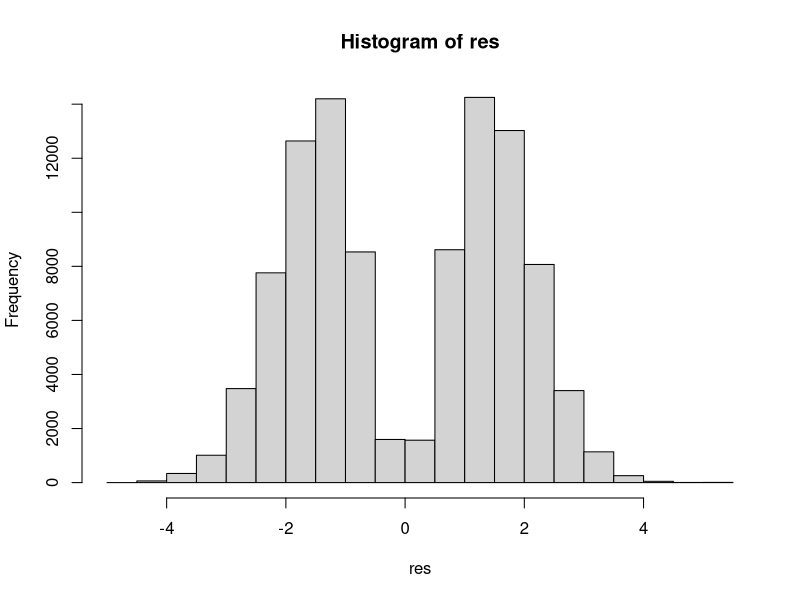
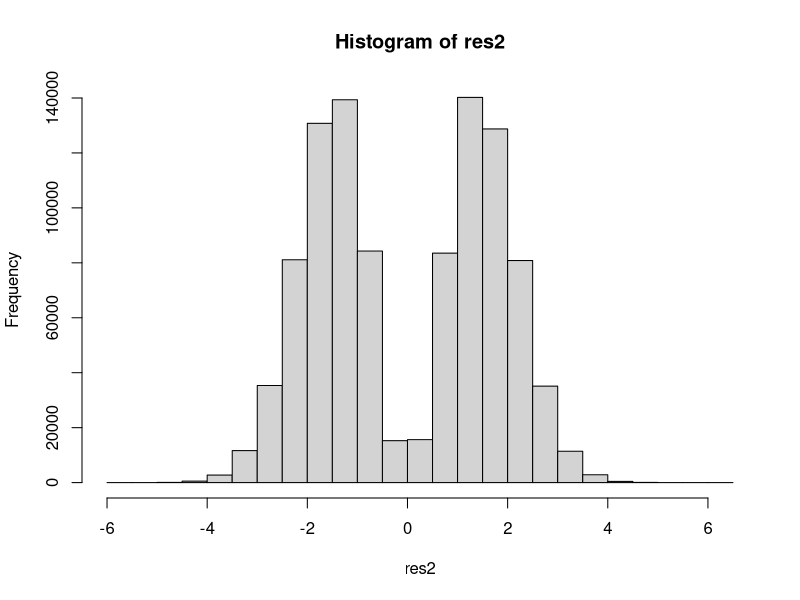
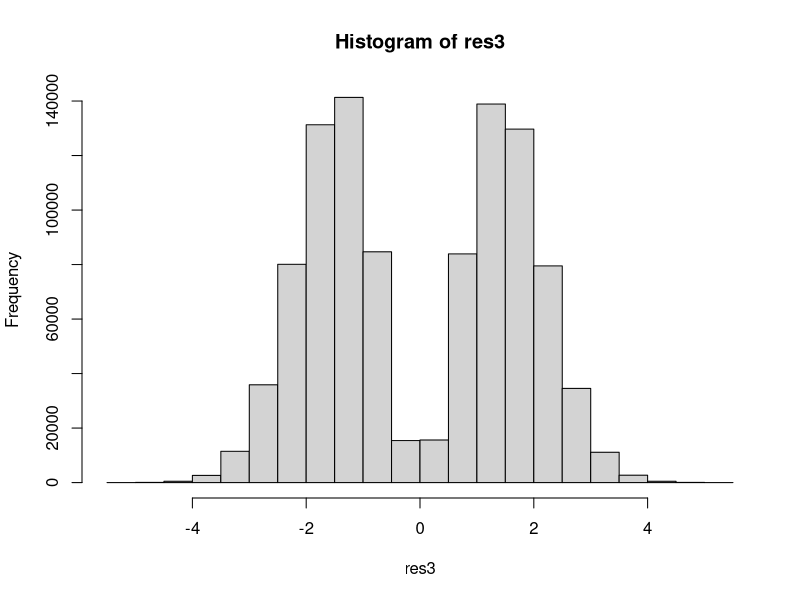
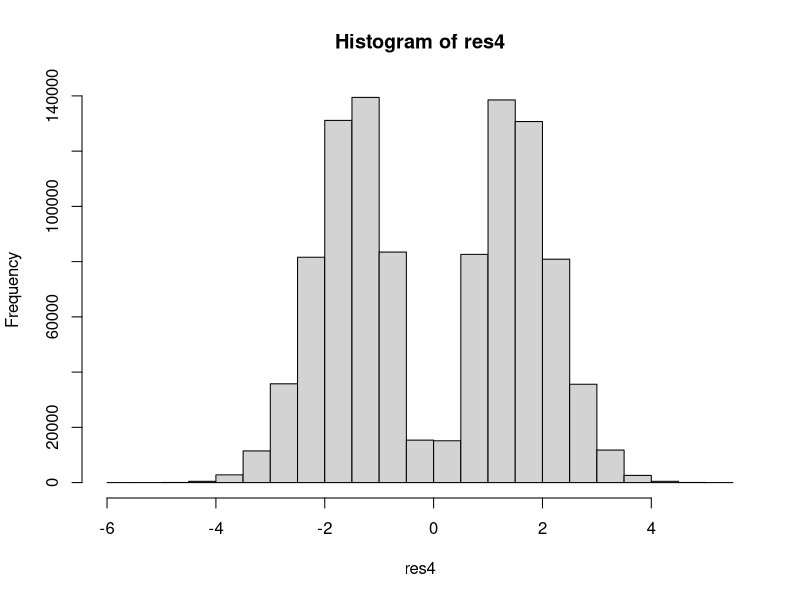
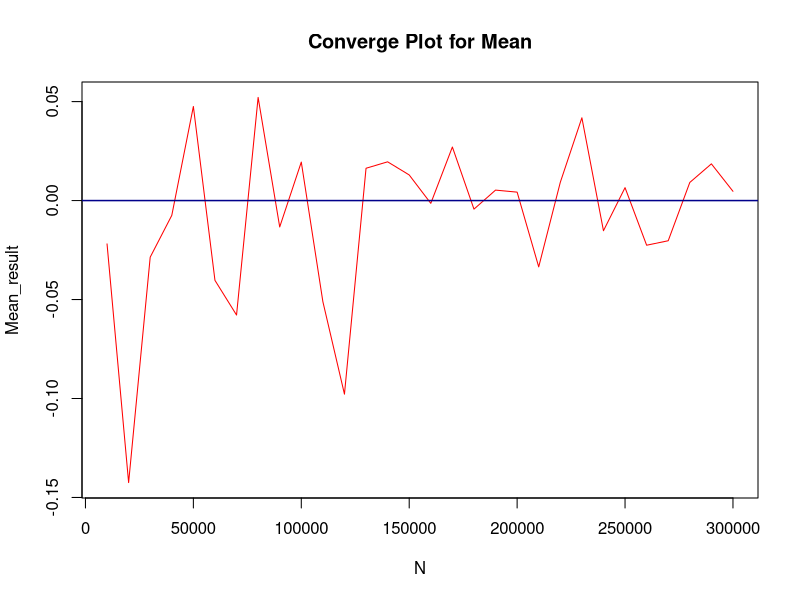
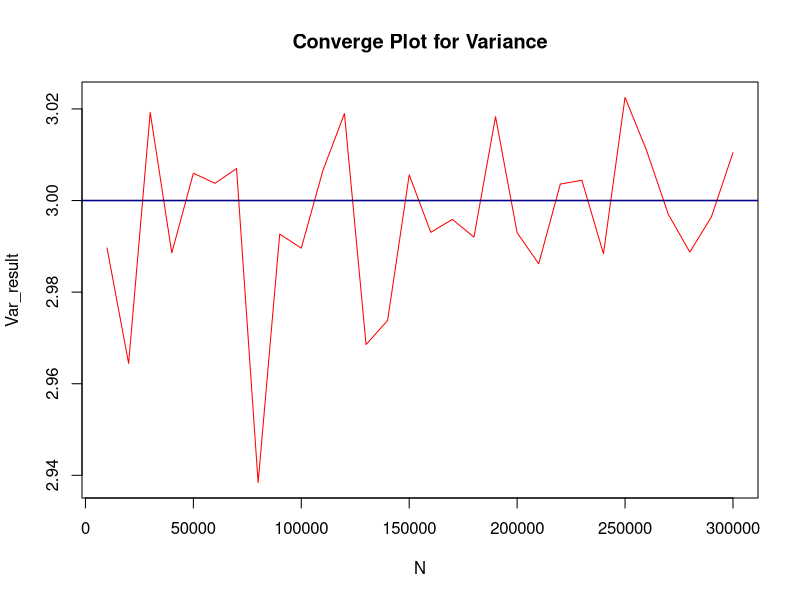

The R script that drew these images, in order:
## ---- chunk 1
knitr::opts_chunk$set(echo = TRUE, warning = F, message = F)
Sys.setenv(RSTUDIO_PANDOC = "C:/Program Files/RStudio/resources/app/bin/quarto/bin/tools")
## ---- chunk 2
## define a function that 
## generate random sample with mcmc method
mcmc_generate <- function(n, tau = 2, x_init = 1){
  den_x <- function(x) x^2 * exp(-x^2/2)
  i = 1
  gen_mcmc <- c()
  gen_mcmc[1] <- x_init
  while(i < n){
    temp <- rnorm(1, x_init, sqrt(tau))
    ratio <- den_x(temp)/den_x(x_init)
    x_init <- ifelse(ratio >= 1, temp, sample(
    c(x_init, temp), size = 1, 
    prob = c(1-ratio, ratio)))
    i = i + 1
    gen_mcmc[i] <- x_init
  }
  return(gen_mcmc)
}

## generate a random sample 
n <- 1e+5
res <- mcmc_generate(n = n)
var(res)
mean(res)
hist(res)

n2 <- 1e+6
tau2 <- 1.5
x_init2 = 0
res2 <- mcmc_generate(n2, tau2, x_init2)

var(res2)
mean(res2)
hist(res2)



tau3 <- 1
res3 <- mcmc_generate(n2, tau3, x_init2)

var(res3)
mean(res3)
hist(res3)




tau4 <- .75
res4 <- mcmc_generate(n2, tau3, x_init2)

var(res4)
mean(res4)
hist(res4)

N <- seq(1e+4, 3e+5, 1e+4)

dfun <- function(x) mean(mcmc_generate(x, tau = 1, x_init = 0))
dfun2 <- function(x) var(mcmc_generate(x, tau = 1, x_init = 0))
Mean_result <- unlist(lapply(N, dfun))
Var_result <- unlist(lapply(N, dfun2))
plot(x = N, y = Mean_result, type = "l", col = "red", main = "Converge Plot for Mean")
abline(h = 0, type = 2, col = "darkblue", lwd = 1.5)

plot(x = N, y = Var_result, type = "l", col = "red", main = "Converge Plot for Variance")
abline(h = 3, type = 2, col = "darkblue", lwd = 1.5)

